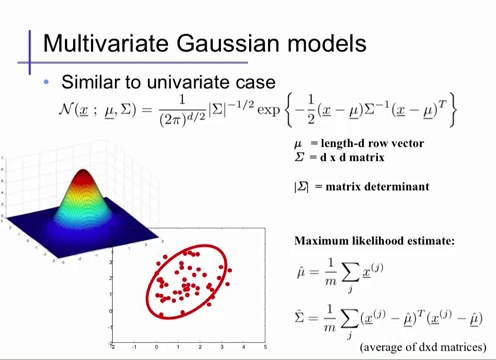
%> input picture test_data/102.jpg, 496 x 360 px; its folder holds only this picture in this run
$ octave toBw.m   (GNU Octave 9; MATLAB toolbox functions it lacks are replaced by stand-ins)
%> lines starting %> are read from the running program, lines starting %| are printed output that depends on the picture; in (x1, y1, x2, y2) boxes, pixels count from 0 and x2, y2 are one past the last pixel; in counts of white or black regions, pixels touching at a corner belong together; the program's own positions count from 1
### splitBbox.m
function [originImg] = splitBbox(img,distance)
lev = graythresh(img);
originImg = ~imbinarize(img,0.9);
img = ~imbinarize(img,0.9);
img = clearImg(img);
img(1:10,:)=0;
img(size(img,1)-10:size(img,1),:)=0;
img(:,1:10)=0;
img(:,size(img,2)-10:size(img,2))=0;
originImg = clearImg(originImg);

% img = imdilate(img,strel('Line',3,0));
% img = rlsaConn(img,0,2);
% figure;imshow(img);hold on;

status = regionprops(img,'BoundingBox');
cenStatus = regionprops(img,'centroid');
deleteIdx = [];
% [9 lines of commented-out code are left out]
for i=1:length(cenStatus)
    for j=1:length(cenStatus)
        if i~=j&&cenStatus(i).Centroid(1)>status(j).BoundingBox(1)&&cenStatus(i).Centroid(2)>status(j).BoundingBox(2)...
            &&cenStatus(i).Centroid(1)<status(j).BoundingBox(1)+status(j).BoundingBox(3)...
            &&cenStatus(i).Centroid(2)<status(j).BoundingBox(2)+status(j).BoundingBox(4)...
            &&status(i).BoundingBox(3)<status(j).BoundingBox(3)&&status(i).BoundingBox(4)<status(j).BoundingBox(4)
            deleteIdx = [deleteIdx i];
        end
    end
end
% for i=1:size(status,1)
%     rectangle('position',status(i).BoundingBox,'edgecolor','y');
% end
status(deleteIdx) = [];
cenStatus(deleteIdx) = [];
idx = zeros(1,size(status,1));
for i=1:size(status,1)
    if(idx(i)==0)
    yPos = cenStatus(i).Centroid(2);
    height = status(i).BoundingBox(4);
    temp = i;
    idx(i) = 1;
    for j=1:size(status,1)
        if(idx(j)==0)
            if abs(status(j).BoundingBox(4)-height)>40 || abs(cenStatus(j).Centroid(2)-yPos)>15
                continue;
            else
                temp = [temp j];
                idx(j) = 1;
            end
        end
    end
    arrayX1 = zeros(size(temp,1),1);
    arrayY1 = arrayX1;
    arrayX2 = arrayX1;
    arrayY2 = arrayX1;
    for k=1:size(status(temp),1)
        arrayX1(k) = status(temp(k)).BoundingBox(1);
        arrayY1(k) = status(temp(k)).BoundingBox(2);
        arrayX2(k) = status(temp(k)).BoundingBox(1)+status(temp(k)).BoundingBox(3);
        arrayY2(k) = status(temp(k)).BoundingBox(2)+status(temp(k)).BoundingBox(4);
    end
    bbox = [min(arrayX1),min(arrayY1),max(arrayX2)-min(arrayX1),max(arrayY2)-min(arrayY1)];
    temp2 = [];
    for j=1:size(status,1)
        if min(arrayX1)<status(j).BoundingBox(1)&&status(j).BoundingBox(1)+status(j).BoundingBox(3)<max(arrayX2) &&...
                min(arrayY1)>status(j).BoundingBox(2)&&status(j).BoundingBox(2)+status(j).BoundingBox(4)>max(arrayY2)
            temp2 = [temp2 j];
        end
    end

%     diff = setdiff(temp2,temp);
    diff = temp2;
    deleteDiff = [];
    for j=1:length(diff)
        if abs(status(diff(j)).BoundingBox(4)-height)<=40
            deleteDiff = [deleteDiff j];
        end
    end
    diff(deleteDiff) = [];
    bboxset = {};
    if ~isempty(diff)
        for j=1:length(diff)
            tempBbox = [];
            if j==1
                tempBbox = [bbox(1), bbox(2), status(diff(j)).BoundingBox(1)-bbox(1)-3, bbox(4)];
            else
                tempBbox = status(diff(j)).BoundingBox;
            end
            bboxset = [bboxset tempBbox];
            if j==length(diff)
                tempBbox = [status(diff(j)).BoundingBox(1)+status(diff(j)).BoundingBox(3)+3, bbox(2), bbox(1)+bbox(3)-status(diff(j)).BoundingBox(1)-status(diff(j)).BoundingBox(3), bbox(4)];
                bboxset = [bboxset tempBbox];
            end
        end
    else
        bboxset = [bboxset bbox];
    end
% [4 lines of commented-out code are left out]
    for j=1:length(bboxset)
%         rectangle('position',bboxset{j},'edgecolor','r');
        cutImg = originImg(bboxset{j}(2):bboxset{j}(2)+bboxset{j}(4),bboxset{j}(1):bboxset{j}(1)+bboxset{j}(3));
        for k=1:size(cutImg,1)
            cutImg(k,:) = rlsa(cutImg(k,:),distance);
        end
        originImg(bboxset{j}(2):bboxset{j}(2)+bboxset{j}(4),bboxset{j}(1):bboxset{j}(1)+bboxset{j}(3)) = cutImg;
    end
    end
end
originImg(1:10,:)=0;
originImg(size(originImg,1)-10:size(originImg,1),:)=0;
originImg(:,1:10)=0;
originImg(:,size(originImg,2)-10:size(originImg,2))=0;
end

### clearImg.m
function [outImg] = clearImg(inImg)
    CC = bwconncomp(inImg);
% [6 lines of commented-out code are left out]
    stats = regionprops(CC,'MajorAxisLength','MinorAxisLength');
    removeMask = [stats.MajorAxisLength]>500&[stats.MinorAxisLength]<10;
    inImg(cat(1,CC.PixelIdxList{removeMask})) = false;
    cutImg = inImg(1:150,1:400);
    %img2 = bwareafilt(img,[0 300]);
    CC = bwconncomp(cutImg);
    stats = regionprops(CC,'MajorAxisLength','MinorAxisLength');
    removeMask = [stats.MajorAxisLength]>300&[stats.MinorAxisLength]>25;
    cutImg(cat(1,CC.PixelIdxList{removeMask})) = false;
    inImg(1:150,1:400) = cutImg;
    inImg = bwareaopen(inImg,5);
    outImg = inImg;
end

### toBw.m
% classifier = formulaTrain();
% totalClassifier = initialTrain(classifier);
% save classifier_save classifier;
% save totalClassifier_save totalClassifier;
% load classifier_save;
% load totalClassifier_save;
% img = imread('test_data/110.jpg');
allnames=struct2cell(dir('test_data/*.jpg'));
[k,len]=size(allnames);
for num=1:len
name = allnames{1,num};
img = imread(['test_data/',name]);
%> img is the input picture: size 360x496x3 uint8; mean R, G, B 236.5, 235.6, 238
img = imresize(img,500/size(img,1));
%> img: size 500x689x3 uint8
RGB = img;
img = rgb2gray(img);
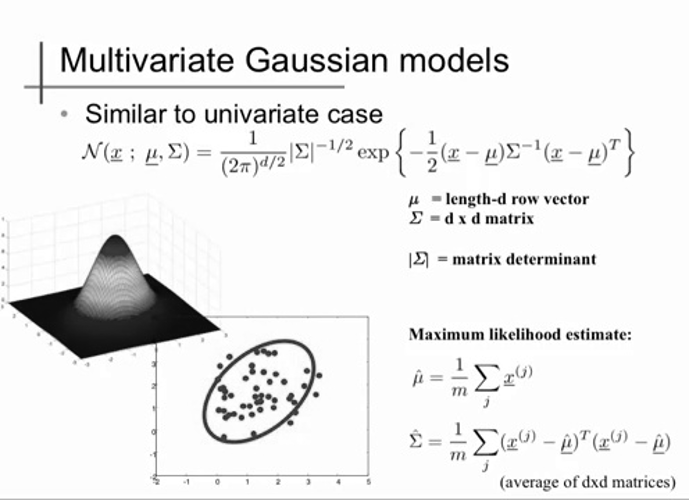
%> img: size 500x689 uint8; min 0, max 255, mean 236
img = splitBbox(img,45);
%> in splitBbox, `lev = graythresh(img);`: lev = 0.624
%> in splitBbox, `originImg = ~imbinarize(img,0.9);`:
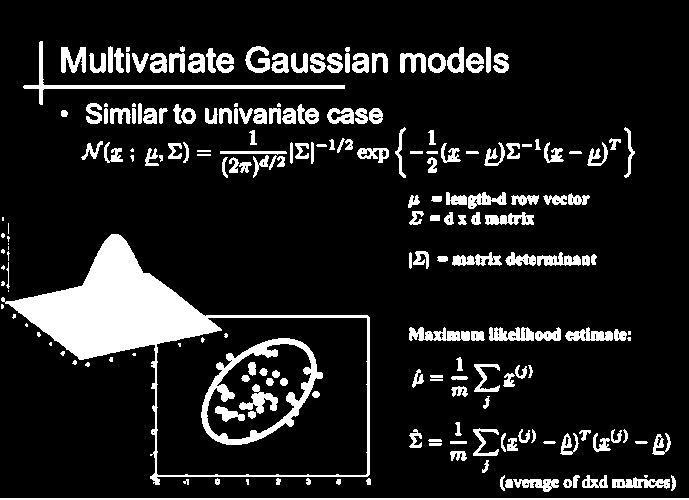
%> originImg: size 500x689 logical; 12.5% white; 211 white regions (35 under 20 px), largest, box (x1, y1, x2, y2) and area: (1, 234, 370, 485) 14113, (201, 338, 323, 445) 2713, (23, 41, 345, 105) 1528
%> in clearImg, `CC = bwconncomp(inImg);`: CC = 211 connected components
%> in clearImg, `stats = regionprops(CC,'MajorAxisLength','MinorAxisLength');`: stats = 211 regions; first 5, MajorAxisLength and MinorAxisLength: 795.6 2.31, 5.03 4.16, 4.76 4.22, 4.57 3.99, 5.46 4.08
%> in clearImg, `removeMask = [stats.MajorAxisLength]>500&[stats.MinorAxisLength]<10;`: removeMask = 211 logical values, 1 true
%> in clearImg, `CC = bwconncomp(cutImg);`: CC = 69 connected components
%> in clearImg, `stats = regionprops(CC,'MajorAxisLength','MinorAxisLength');`: stats = 69 regions; first 5, MajorAxisLength and MinorAxisLength: 399.8 34.91, 33.04 28.13, 7.57 7.19, 24.94 17.77, 8 5.96
%> in clearImg, `removeMask = [stats.MajorAxisLength]>300&[stats.MinorAxisLength]>25;`: removeMask = 69 logical values, 1 true
%> in clearImg, `cutImg(cat(1,CC.PixelIdxList{removeMask})) = false;`:
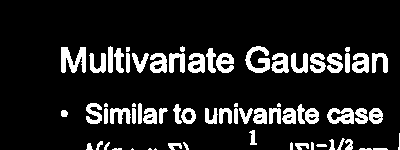
%> cutImg: size 150x400 logical; 12.8% white; 68 white regions (9 under 20 px), largest, box (x1, y1, x2, y2) and area: (61, 47, 86, 73) 419, (245, 46, 270, 73) 345, (327, 108, 354, 124) 293
%> in clearImg, `inImg(1:150,1:400) = cutImg;`:
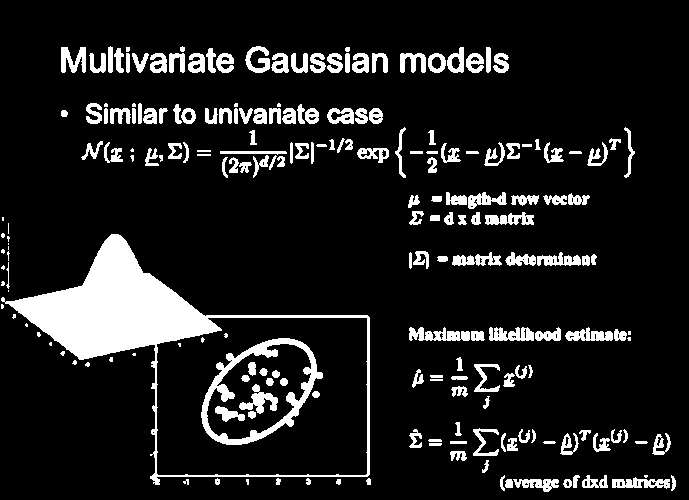
%> inImg: size 500x689 logical; 11.7% white; 209 white regions (35 under 20 px), largest, box (x1, y1, x2, y2) and area: (1, 234, 370, 485) 14113, (201, 338, 323, 445) 2713, (409, 327, 470, 341) 545
%> in splitBbox, `img(:,1:10)=0;`:
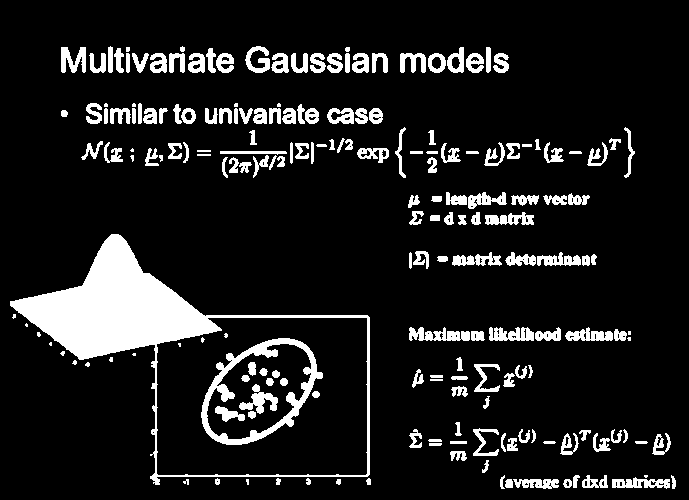
%> img: size 500x689 logical; 11.6% white; 196 white regions (23 under 20 px)
%> in clearImg (call 2), `stats = regionprops(CC,'MajorAxisLength','MinorAxisLength');`: stats = 211 regions; first 5, MajorAxisLength and MinorAxisLength: 795.6 2.31, 5.03 4.16, 4.76 4.22, 4.57 3.99, 5.46 4.08
%> in clearImg (call 2), `stats = regionprops(CC,'MajorAxisLength','MinorAxisLength');`: stats = 69 regions; first 5, MajorAxisLength and MinorAxisLength: 399.8 34.91, 33.04 28.13, 7.57 7.19, 24.94 17.77, 8 5.96
%> in splitBbox, `status = regionprops(img,'BoundingBox');`: status = 196 regions; largest, box (x1, y1, x2, y2): (10, 234, 370, 485), (201, 338, 323, 445), (239, 384, 278, 414), (409, 327, 470, 341), (473, 428, 499, 456)
%> in splitBbox, `cenStatus = regionprops(img,'centroid');`: cenStatus = 196 regions; first 5, Centroid: [135.5 320.9], [14.8 316.8], [27.1 325.7], [39.3 334.9], [51.2 344.5]
%> after the loop in splitBbox, `for i=1:length(cenStatus)`: deleteIdx = 41 values from 2 to 103
%> the loop in splitBbox, `for i=1:size(status,1)` made 166 passes
%> (yPos, height) on passes 1, 2, 3, 4, 40: (320.9, 251), (60.46, 26), (114.1, 7), (151.4, 19), (168, 21)
%> after the loop in splitBbox, `for i=1:size(status,1)`:
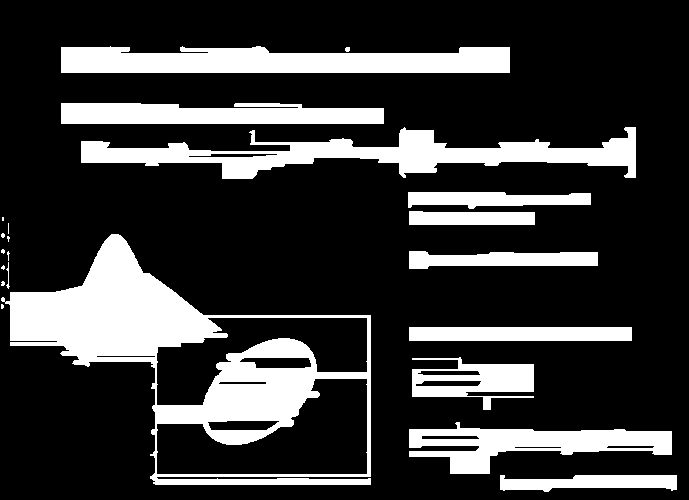
%> originImg: size 500x689 logical; 22.1% white; 22 white regions (9 under 20 px), largest, box (x1, y1, x2, y2) and area: (1, 234, 371, 485) 27123, (81, 127, 636, 179) 11331, (61, 46, 510, 73) 10124
%> after the loop in splitBbox, `for i=1:size(status,1)`: arrayX1 = [500.5 505.5 513.5 563.5 573.5 582.5 612.5 644.5 671.5]; arrayX2 = [505.5 513.5 559.5 572.5 580.5 608.5 670.5 648.5 676.5]; arrayY1 = [475.5 479.5 479.5 479.5 475.5 475.5 477.5 475.5 475.5]; arrayY2 = [489.5 488.5 489.5 488.5 488.5 488.5 489.5 478.5 489.5]; bbox = [500.5 475.5 176 14]; bboxset = {[500.5 475.5 176 14]}; height = 14; idx = 166 values from 1 to 1; temp = [123 127 131 144 148 151 157 164 166]; yPos = 483
%> in splitBbox, `originImg(:,1:10)=0;`:
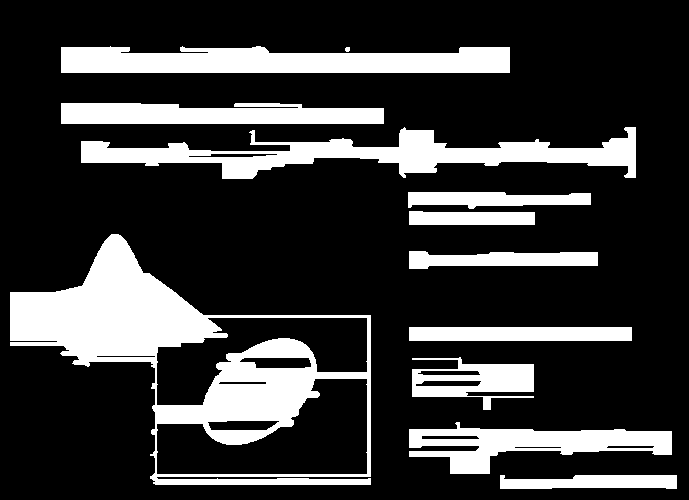
%> originImg: size 500x689 logical; 22% white; 12 white regions
img2 = img;
status = regionprops(img2,'BoundingBox','Area');
%> status = 12 regions; largest, box (x1, y1, x2, y2) and Area: (10, 234, 371, 485) 27091, (81, 127, 636, 179) 11331, (61, 46, 510, 73) 10124, (409, 422, 672, 474) 6347, (61, 103, 384, 124) 5973
% [45 lines of commented-out code are left out]
imwrite(img2,['C:\Users\win8.1\Desktop\大三下 assignments\Lab\sliderSegement2\test_data\binaryImage\',num2str(num) '.jpg']);
end

$ run again, on test_data/12.jpg
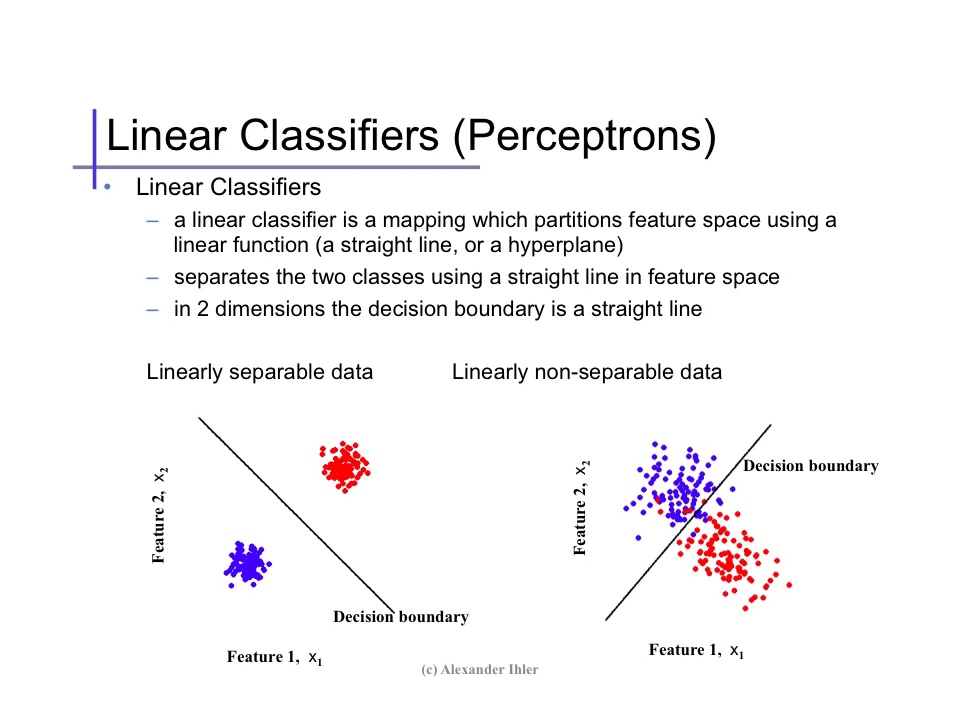
%> input picture test_data/12.jpg, 960 x 720 px
%> img is the input picture: size 720x960x3 uint8; mean R, G, B 245.3, 244, 245.1
%> lev = 0.643
%> in clearImg, `CC = bwconncomp(inImg);`: CC = 305 connected components
%> in clearImg, `stats = regionprops(CC,'MajorAxisLength','MinorAxisLength');`: stats = 305 regions; first 5, MajorAxisLength and MinorAxisLength: 348.7 28.41, 5.22 5.22, 29.87 12.56, 4.36 4.28, 19.13 4.56
%> in clearImg, `removeMask = [stats.MajorAxisLength]>500&[stats.MinorAxisLength]<10;`: removeMask = 305 logical values, 0 true
%> in clearImg, `CC = bwconncomp(cutImg);`: CC = 82 connected components
%> in clearImg, `stats = regionprops(CC,'MajorAxisLength','MinorAxisLength');`: stats = 82 regions; first 5, MajorAxisLength and MinorAxisLength: 348.7 28.41, 5.22 5.22, 29.87 12.56, 4.36 4.28, 19.13 4.56
%> in clearImg, `removeMask = [stats.MajorAxisLength]>300&[stats.MinorAxisLength]>25;`: removeMask = 82 logical values, 1 true
%> in clearImg, `cutImg(cat(1,CC.PixelIdxList{removeMask})) = false;`:
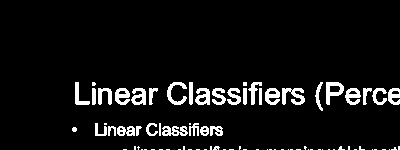
%> cutImg: size 150x400 logical; 6.7% white; 81 white regions (48 under 20 px), largest, box (x1, y1, x2, y2) and area: (282, 88, 305, 105) 228, (326, 82, 344, 105) 207, (167, 82, 187, 105) 188
%> in clearImg (call 2), `stats = regionprops(CC,'MajorAxisLength','MinorAxisLength');`: stats = 305 regions; first 5, MajorAxisLength and MinorAxisLength: 348.7 28.41, 5.22 5.22, 29.87 12.56, 4.36 4.28, 19.13 4.56
%> in clearImg (call 2), `stats = regionprops(CC,'MajorAxisLength','MinorAxisLength');`: stats = 82 regions; first 5, MajorAxisLength and MinorAxisLength: 348.7 28.41, 5.22 5.22, 29.87 12.56, 4.36 4.28, 19.13 4.56
%> in splitBbox, `status = regionprops(img,'BoundingBox');`: status = 298 regions; largest, box (x1, y1, x2, y2): (137, 289, 275, 432), (420, 294, 558, 432), (223, 306, 258, 343), (155, 375, 189, 405), (562, 319, 611, 330)
%> cenStatus = 298 regions; first 5, Centroid: [75 130], [79.9 97], [94.3 84.5], [94.5 97], [100.8 131.4]
%> after the loop in splitBbox, `for i=1:length(cenStatus)`: deleteIdx = 47 values from 11 to 294
%> the loop in splitBbox, `for i=1:size(status,1)` made 252 passes
%> (yPos, height, bbox) on passes 11, 12, 13, 18: (345.8, 8, [105.5 329.5 304 33]), (388.8, 7, [105.5 374.5 302 17]), (373.8, 21, [106.5 348.5 301 36]), (327.1, 4, [111.5 319.5 500 11])
%> after the loop in splitBbox, `for i=1:size(status,1)`:
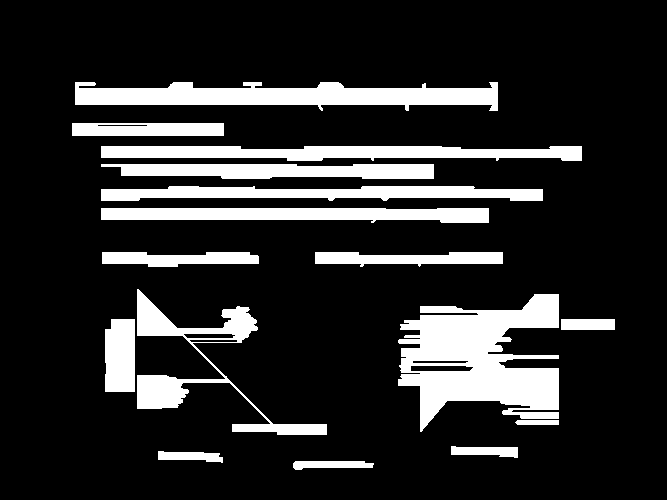
%> originImg: size 500x667 logical; 16.7% white; 16 white regions
%> after the loop in splitBbox, `for i=1:size(status,1)`: arrayX1 = [277.5 290.5]; arrayX2 = [289.5 326.5]; arrayY1 = [424.5 424.5]; arrayY2 = [433.5 435.5]; bbox = [277.5 424.5 49 11]; bboxset = {[277.5 424.5 49 11]}; idx = 252 values from 1 to 1; temp = [114 118]; tempBbox = [561.5 319.5 53 11]; yPos = 429.3
%> `status = regionprops(img2,'BoundingBox','Area');`: status = 16 regions; largest, box (x1, y1, x2, y2) and Area: (398, 294, 559, 432) 13070, (75, 82, 498, 111) 7791, (101, 146, 582, 161) 5483, (137, 289, 327, 435) 5289, (101, 186, 543, 201) 4773

$ run again, on test_data/1393.jpg
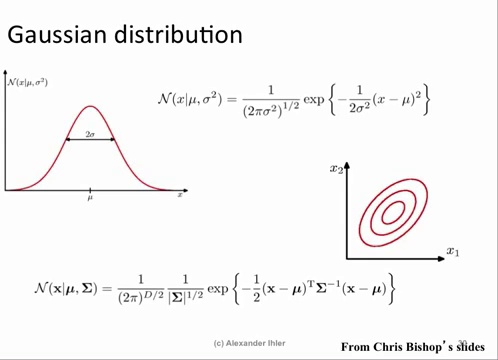
%> input picture test_data/1393.jpg, 498 x 360 px
%> img is the input picture: size 360x498x3 uint8; mean R, G, B 246.8, 246.1, 246.2
%> lev = 0.694
%> in clearImg, `CC = bwconncomp(inImg);`: CC = 129 connected components
%> in clearImg, `stats = regionprops(CC,'MajorAxisLength','MinorAxisLength');`: stats = 129 regions; first 5, MajorAxisLength and MinorAxisLength: 1006.8 450.6, 303.2 167.1, 40.44 11.32, 30.95 24.97, 22.51 16.59
%> in clearImg, `removeMask = [stats.MajorAxisLength]>500&[stats.MinorAxisLength]<10;`: removeMask = 129 logical values, 0 true
%> in clearImg, `cutImg = inImg(1:150,1:400);`:
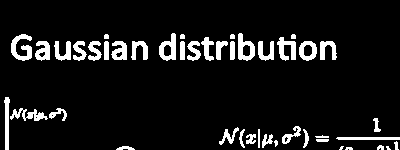
%> cutImg: size 150x400 logical; 8.8% white; 44 white regions (3 under 20 px), largest, box (x1, y1, x2, y2) and area: (11, 34, 32, 61) 306, (238, 33, 255, 61) 269, (159, 33, 176, 61) 268
%> in clearImg, `CC = bwconncomp(cutImg);`: CC = 44 connected components
%> in clearImg, `stats = regionprops(CC,'MajorAxisLength','MinorAxisLength');`: stats = 44 regions; first 5, MajorAxisLength and MinorAxisLength: 62.23 4.89, 40.44 11.32, 30.95 24.97, 22.51 16.59, 21.44 12.25
%> in clearImg, `removeMask = [stats.MajorAxisLength]>300&[stats.MinorAxisLength]>25;`: removeMask = 44 logical values, 0 true
%> in clearImg (call 2), `stats = regionprops(CC,'MajorAxisLength','MinorAxisLength');`: stats = 129 regions; first 5, MajorAxisLength and MinorAxisLength: 1006.8 450.6, 303.2 167.1, 40.44 11.32, 30.95 24.97, 22.51 16.59
%> in clearImg (call 2), `stats = regionprops(CC,'MajorAxisLength','MinorAxisLength');`: stats = 44 regions; first 5, MajorAxisLength and MinorAxisLength: 62.23 4.89, 40.44 11.32, 30.95 24.97, 22.51 16.59, 21.44 12.25
%> in splitBbox, `status = regionprops(img,'BoundingBox');`: status = 128 regions; largest, box (x1, y1, x2, y2): (10, 146, 262, 269), (458, 224, 619, 364), (498, 247, 595, 344), (514, 262, 580, 328), (336, 137, 417, 154)
%> cenStatus = 128 regions; first 5, Centroid: [29.2 115.6], [130.4 228.4], [22.3 48.4], [43.8 51.5], [58 400.1]
%> the loop in splitBbox, `for i=1:length(cenStatus)` made 128 passes
%> after the loop in splitBbox, `for i=1:length(cenStatus)`: deleteIdx = [19 81 89 91 107 110 110 115 115 115]
%> the loop in splitBbox, `for i=1:size(status,1)` made 121 passes
%> (yPos, height) on passes 1, 2, 3, 5, 19, 37: (115.6, 13), (228.4, 123), (48.36, 27), (400.1, 17), (275.5, 9), (136.9, 18)
%> after the loop in splitBbox, `for i=1:size(status,1)`: arrayX1 = [620.5 633.5]; arrayX2 = [631.5 638.5]; arrayY1 = [343.5 347.5]; arrayY2 = [354.5 357.5]; bbox = [620.5 343.5 18 14]; bboxset = {[620.5 343.5 18 14]}; height = 11; idx = 121 values from 1 to 1; temp = [118 120]; yPos = 349.2
%> in splitBbox, `originImg(:,size(originImg,2)-10:size(originImg,2))=0;`:
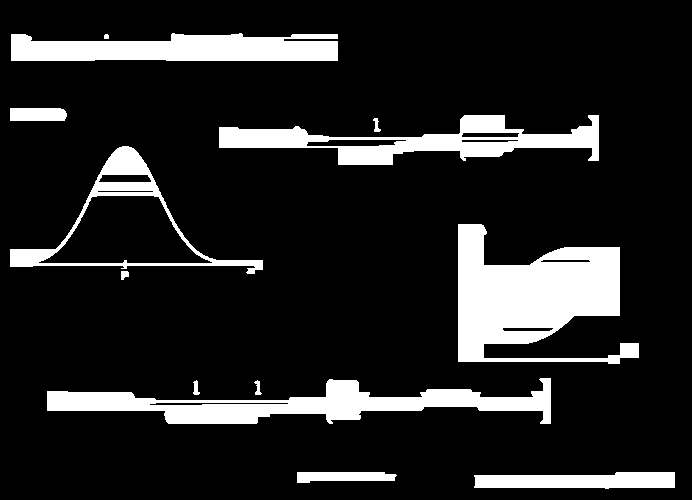
%> originImg: size 500x692 logical; 14% white; 13 white regions
%> `status = regionprops(img2,'BoundingBox','Area');`: status = 13 regions; largest, box (x1, y1, x2, y2) and Area: (458, 224, 639, 364) 14581, (47, 378, 551, 424) 9849, (219, 115, 599, 165) 7659, (11, 33, 338, 61) 7479, (10, 146, 263, 274) 4120
